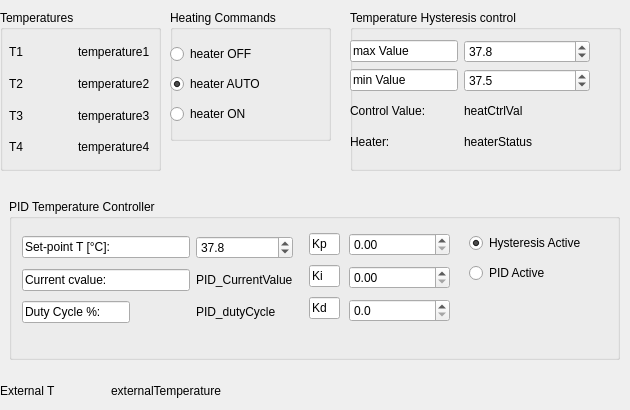
    <widget class="QWidget" name="mainView_tab">
     <attribute name="title">
      <string>Temperature</string>
     </attribute>
     <widget class="QGroupBox" name="groupBox_3">
      <property name="geometry">
       <rect>
        <x>0</x>
        <y>10</y>
        <width>161</width>
        <height>161</height>
       </rect>
      </property>
      <property name="title">
       <string>Temperatures</string>
      </property>
      <widget class="QWidget" name="widget_2" native="true">
       <property name="geometry">
        <rect>
         <x>0</x>
         <y>20</y>
         <width>161</width>
         <height>141</height>
        </rect>
       </property>
       <widget class="QWidget" name="layoutWidget">
        <property name="geometry">
         <rect>
          <x>9</x>
          <y>9</y>
          <width>141</width>
          <height>121</height>
         </rect>
        </property>
        <layout class="QGridLayout" name="gridLayout_5">
         <item row="2" column="0">
          <widget class="QLabel" name="T3_T">
           <property name="text">
            <string>T3</string>
           </property>
          </widget>
         </item>
         <item row="0" column="0">
          <widget class="QLabel" name="T1_T">
           <property name="text">
            <string>T1</string>
           </property>
          </widget>
         </item>
         <item row="3" column="0">
          <widget class="QLabel" name="T4_T">
           <property name="text">
            <string>T4</string>
           </property>
          </widget>
         </item>
         <item row="3" column="1">
          <widget class="QLabel" name="temperature4_T">
           <property name="text">
            <string>temperature4</string>
           </property>
          </widget>
         </item>
         <item row="2" column="1">
          <widget class="QLabel" name="temperature3_T">
           <property name="text">
            <string>temperature3</string>
           </property>
          </widget>
         </item>
         <item row="0" column="1">
          <widget class="QLabel" name="temperature1_T">
           <property name="text">
            <string>temperature1</string>
           </property>
          </widget>
         </item>
         <item row="1" column="1">
          <widget class="QLabel" name="temperature2_T">
           <property name="text">
            <string>temperature2</string>
           </property>
          </widget>
         </item>
         <item row="1" column="0">
          <widget class="QLabel" name="T2_T">
           <property name="text">
            <string>T2</string>
           </property>
          </widget>
         </item>
        </layout>
       </widget>
      </widget>
     </widget>
     <widget class="QGroupBox" name="groupBox_5">
      <property name="geometry">
       <rect>
        <x>350</x>
        <y>10</y>
        <width>271</width>
        <height>161</height>
       </rect>
      </property>
      <property name="title">
       <string>Temperature Hysteresis control</string>
      </property>
      <widget class="QWidget" name="layoutWidget_3">
       <property name="geometry">
        <rect>
         <x>0</x>
         <y>30</y>
         <width>240</width>
         <height>114</height>
        </rect>
       </property>
       <layout class="QGridLayout" name="gridLayout_6">
        <item row="3" column="0">
         <widget class="QLabel" name="ControlValue_T">
          <property name="sizePolicy">
           <sizepolicy hsizetype="Minimum" vsizetype="Preferred">
            <horstretch>0</horstretch>
            <verstretch>0</verstretch>
           </sizepolicy>
          </property>
          <property name="text">
           <string>Control Value: </string>
          </property>
         </widget>
        </item>
        <item row="1" column="0">
         <widget class="QLineEdit" name="maxValue_temperature_lineEdit">
          <property name="sizePolicy">
           <sizepolicy hsizetype="Minimum" vsizetype="Fixed">
            <horstretch>0</horstretch>
            <verstretch>0</verstretch>
           </sizepolicy>
          </property>
          <property name="text">
           <string>max Value</string>
          </property>
         </widget>
        </item>
        <item row="1" column="1">
         <widget class="QDoubleSpinBox" name="maxHysteresisValue_temperature_spinBox">
          <property name="sizePolicy">
           <sizepolicy hsizetype="Expanding" vsizetype="Fixed">
            <horstretch>0</horstretch>
            <verstretch>0</verstretch>
           </sizepolicy>
          </property>
          <property name="decimals">
           <number>1</number>
          </property>
          <property name="minimum">
           <double>15.000000000000000</double>
          </property>
          <property name="maximum">
           <double>40.000000000000000</double>
          </property>
          <property name="singleStep">
           <double>0.100000000000000</double>
          </property>
          <property name="value">
           <double>37.799999999999997</double>
          </property>
         </widget>
        </item>
        <item row="2" column="1">
         <widget class="QDoubleSpinBox" name="minHysteresisValue_temperature_spinBox">
          <property name="sizePolicy">
           <sizepolicy hsizetype="Expanding" vsizetype="Fixed">
            <horstretch>0</horstretch>
            <verstretch>0</verstretch>
           </sizepolicy>
          </property>
          <property name="decimals">
           <number>1</number>
          </property>
          <property name="minimum">
           <double>15.000000000000000</double>
          </property>
          <property name="maximum">
           <double>40.000000000000000</double>
          </property>
          <property name="singleStep">
           <double>0.100000000000000</double>
          </property>
          <property name="value">
           <double>37.500000000000000</double>
          </property>
         </widget>
        </item>
        <item row="2" column="0">
         <widget class="QLineEdit" name="minValue_temperature_lineEdit">
          <property name="sizePolicy">
           <sizepolicy hsizetype="Minimum" vsizetype="Fixed">
            <horstretch>0</horstretch>
            <verstretch>0</verstretch>
           </sizepolicy>
          </property>
          <property name="text">
           <string>min Value</string>
          </property>
         </widget>
        </item>
        <item row="3" column="1">
         <widget class="QLabel" name="heatCtrlVal">
          <property name="text">
           <string>heatCtrlVal</string>
          </property>
         </widget>
        </item>
        <item row="4" column="0">
         <widget class="QLabel" name="Heater">
          <property name="sizePolicy">
           <sizepolicy hsizetype="Minimum" vsizetype="Preferred">
            <horstretch>0</horstretch>
            <verstretch>0</verstretch>
           </sizepolicy>
          </property>
          <property name="text">
           <string>Heater: </string>
          </property>
         </widget>
        </item>
        <item row="4" column="1">
         <widget class="QLabel" name="heaterStatus">
          <property name="text">
           <string>heaterStatus</string>
          </property>
         </widget>
        </item>
       </layout>
      </widget>
     </widget>
     <widget class="QGroupBox" name="groupBox_7">
      <property name="geometry">
       <rect>
        <x>170</x>
        <y>10</y>
        <width>161</width>
        <height>131</height>
       </rect>
      </property>
      <property name="title">
       <string>Heating Commands</string>
      </property>
      <widget class="QWidget" name="layoutWidget">
       <property name="geometry">
        <rect>
         <x>0</x>
         <y>30</y>
         <width>115</width>
         <height>89</height>
        </rect>
       </property>
       <layout class="QVBoxLayout" name="verticalLayout">
        <item>
         <widget class="QRadioButton" name="heaterOFF_radioBtn">
          <property name="text">
           <string>heater OFF</string>
          </property>
          <attribute name="buttonGroup">
           <string notr="true">heatingCommands_radioButtonGroup</string>
          </attribute>
         </widget>
        </item>
        <item>
         <widget class="QRadioButton" name="heaterAUTO_radioBtn">
          <property name="text">
           <string>heater AUTO</string>
          </property>
          <property name="checked">
           <bool>true</bool>
          </property>
          <attribute name="buttonGroup">
           <string notr="true">heatingCommands_radioButtonGroup</string>
          </attribute>
         </widget>
        </item>
        <item>
         <widget class="QRadioButton" name="heaterON_radioBtn">
          <property name="text">
           <string>heater ON</string>
          </property>
          <attribute name="buttonGroup">
           <string notr="true">heatingCommands_radioButtonGroup</string>
          </attribute>
         </widget>
        </item>
       </layout>
      </widget>
     </widget>
     <widget class="QWidget" name="layoutWidget">
      <property name="geometry">
       <rect>
        <x>0</x>
        <y>380</y>
        <width>221</width>
        <height>21</height>
       </rect>
      </property>
      <layout class="QHBoxLayout" name="horizontalLayout_4">
       <item>
        <widget class="QLabel" name="External_T">
         <property name="text">
          <string>External T</string>
         </property>
        </widget>
       </item>
       <item>
        <widget class="QLabel" name="externalTemperature">
         <property name="text">
          <string>externalTemperature</string>
         </property>
        </widget>
       </item>
      </layout>
     </widget>
     <widget class="QGroupBox" name="groupBox">
      <property name="geometry">
       <rect>
        <x>9</x>
        <y>199</y>
        <width>611</width>
        <height>161</height>
       </rect>
      </property>
      <property name="title">
       <string>PID Temperature Controller</string>
      </property>
      <widget class="QWidget" name="layoutWidget">
       <property name="geometry">
        <rect>
         <x>460</x>
         <y>30</y>
         <width>142</width>
         <height>58</height>
        </rect>
       </property>
       <layout class="QVBoxLayout" name="verticalLayout_2">
        <item>
         <widget class="QRadioButton" name="hysteresisActive_radioBtn">
          <property name="text">
           <string>Hysteresis Active</string>
          </property>
          <property name="checked">
           <bool>true</bool>
          </property>
          <attribute name="buttonGroup">
           <string notr="true">buttonGroup</string>
          </attribute>
         </widget>
        </item>
        <item>
         <widget class="QRadioButton" name="PIDActive_radioBtn">
          <property name="text">
           <string>PID Active</string>
          </property>
          <attribute name="buttonGroup">
           <string notr="true">buttonGroup</string>
          </attribute>
         </widget>
        </item>
       </layout>
      </widget>
      <widget class="QWidget" name="layoutWidget">
       <property name="geometry">
        <rect>
         <x>13</x>
         <y>33</y>
         <width>271</width>
         <height>96</height>
        </rect>
       </property>
       <layout class="QGridLayout" name="gridLayout_15">
        <item row="0" column="0">
         <widget class="QLineEdit" name="SetPoint_PID_T">
          <property name="text">
           <string>Set-point T [°C]:</string>
          </property>
         </widget>
        </item>
        <item row="0" column="1" colspan="2">
         <widget class="QDoubleSpinBox" name="setPointTemperature_PID_spinBox">
          <property name="sizePolicy">
           <sizepolicy hsizetype="Expanding" vsizetype="Fixed">
            <horstretch>0</horstretch>
            <verstretch>0</verstretch>
           </sizepolicy>
          </property>
          <property name="decimals">
           <number>1</number>
          </property>
          <property name="singleStep">
           <double>0.100000000000000</double>
          </property>
          <property name="value">
           <double>37.799999999999997</double>
          </property>
         </widget>
        </item>
        <item row="1" column="0">
         <widget class="QLineEdit" name="ControlValue_PID_T">
          <property name="text">
           <string>Current cvalue:</string>
          </property>
         </widget>
        </item>
        <item row="1" column="1" colspan="2">
         <widget class="QLabel" name="PID_CurrentValue">
          <property name="text">
           <string>PID_CurrentValue</string>
          </property>
         </widget>
        </item>
        <item row="2" column="0">
         <widget class="QLineEdit" name="DutyCycle_PID_T">
          <property name="sizePolicy">
           <sizepolicy hsizetype="Fixed" vsizetype="Fixed">
            <horstretch>0</horstretch>
            <verstretch>0</verstretch>
           </sizepolicy>
          </property>
          <property name="text">
           <string>Duty Cycle %:</string>
          </property>
         </widget>
        </item>
        <item row="2" column="1" colspan="2">
         <widget class="QLabel" name="PID_DutyCycle">
          <property name="sizePolicy">
           <sizepolicy hsizetype="Expanding" vsizetype="Preferred">
            <horstretch>0</horstretch>
            <verstretch>0</verstretch>
           </sizepolicy>
          </property>
          <property name="text">
           <string>PID_dutyCycle</string>
          </property>
         </widget>
        </item>
       </layout>
      </widget>
      <widget class="QWidget" name="layoutWidget">
       <property name="geometry">
        <rect>
         <x>300</x>
         <y>30</y>
         <width>31</width>
         <height>95</height>
        </rect>
       </property>
       <layout class="QVBoxLayout" name="verticalLayout_3">
        <item>
         <widget class="QLineEdit" name="Kp_proportionalGain">
          <property name="text">
           <string>Kp</string>
          </property>
         </widget>
        </item>
        <item>
         <widget class="QLineEdit" name="Ki_integralGain">
          <property name="text">
           <string>Ki</string>
          </property>
         </widget>
        </item>
        <item>
         <widget class="QLineEdit" name="Kd_derivativeGain">
          <property name="text">
           <string>Kd</string>
          </property>
         </widget>
        </item>
       </layout>
      </widget>
      <widget class="QWidget" name="layoutWidget">
       <property name="geometry">
        <rect>
         <x>340</x>
         <y>30</y>
         <width>101</width>
         <height>98</height>
        </rect>
       </property>
       <layout class="QVBoxLayout" name="verticalLayout_4">
        <item>
         <widget class="QDoubleSpinBox" name="Kp_spinBox">
          <property name="decimals">
           <number>2</number>
          </property>
          <property name="maximum">
           <double>1000.000000000000000</double>
          </property>
          <property name="singleStep">
           <double>0.010000000000000</double>
          </property>
         </widget>
        </item>
        <item>
         <widget class="QDoubleSpinBox" name="Ki_spinBox">
          <property name="decimals">
           <number>2</number>
          </property>
          <property name="maximum">
           <double>1000.000000000000000</double>
          </property>
          <property name="singleStep">
           <double>0.100000000000000</double>
          </property>
         </widget>
        </item>
        <item>
         <widget class="QDoubleSpinBox" name="Kd_spinBox">
          <property name="decimals">
           <number>1</number>
          </property>
          <property name="maximum">
           <double>1000.000000000000000</double>
          </property>
         </widget>
        </item>
       </layout>
      </widget>
     </widget>
    </widget>
